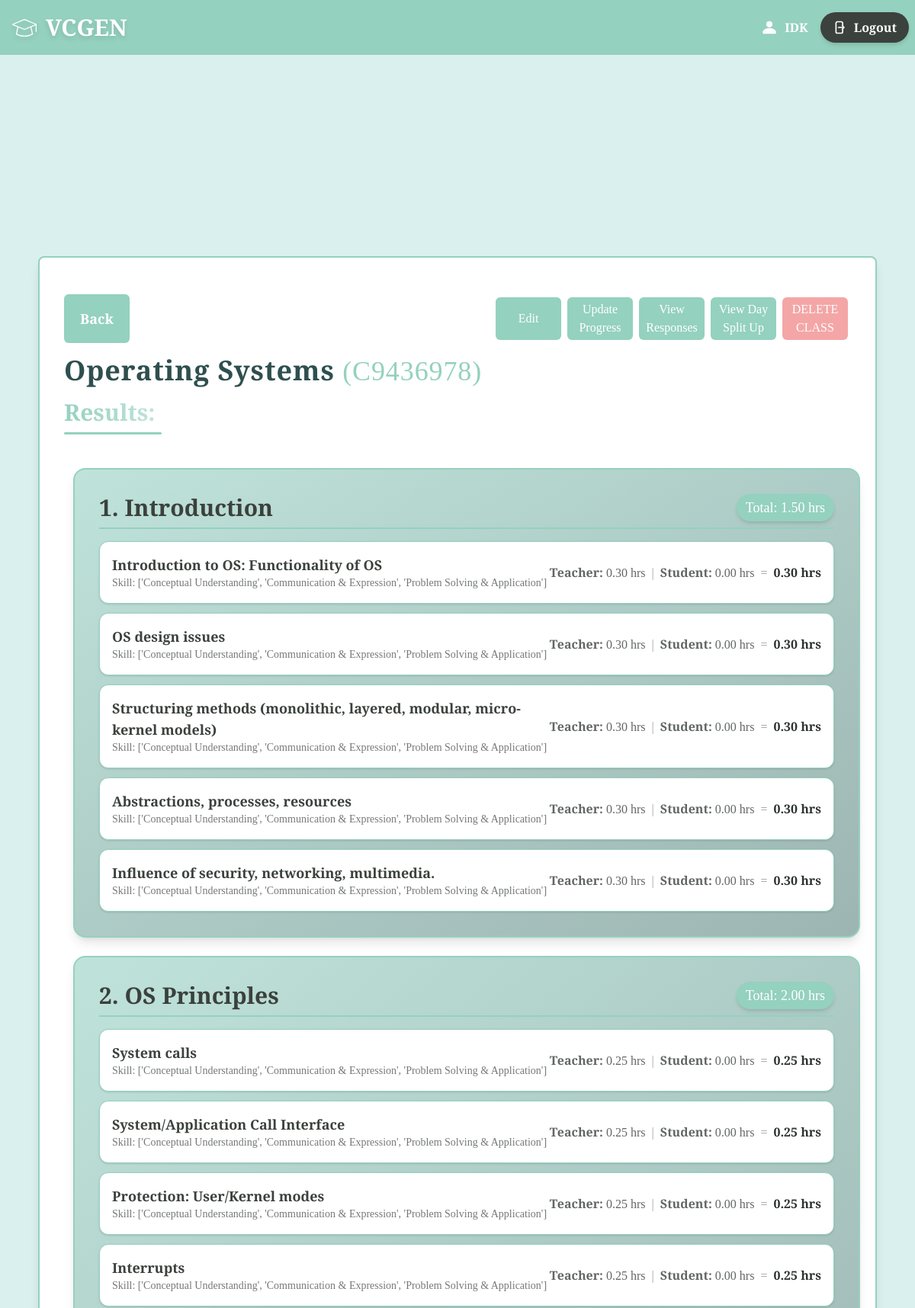
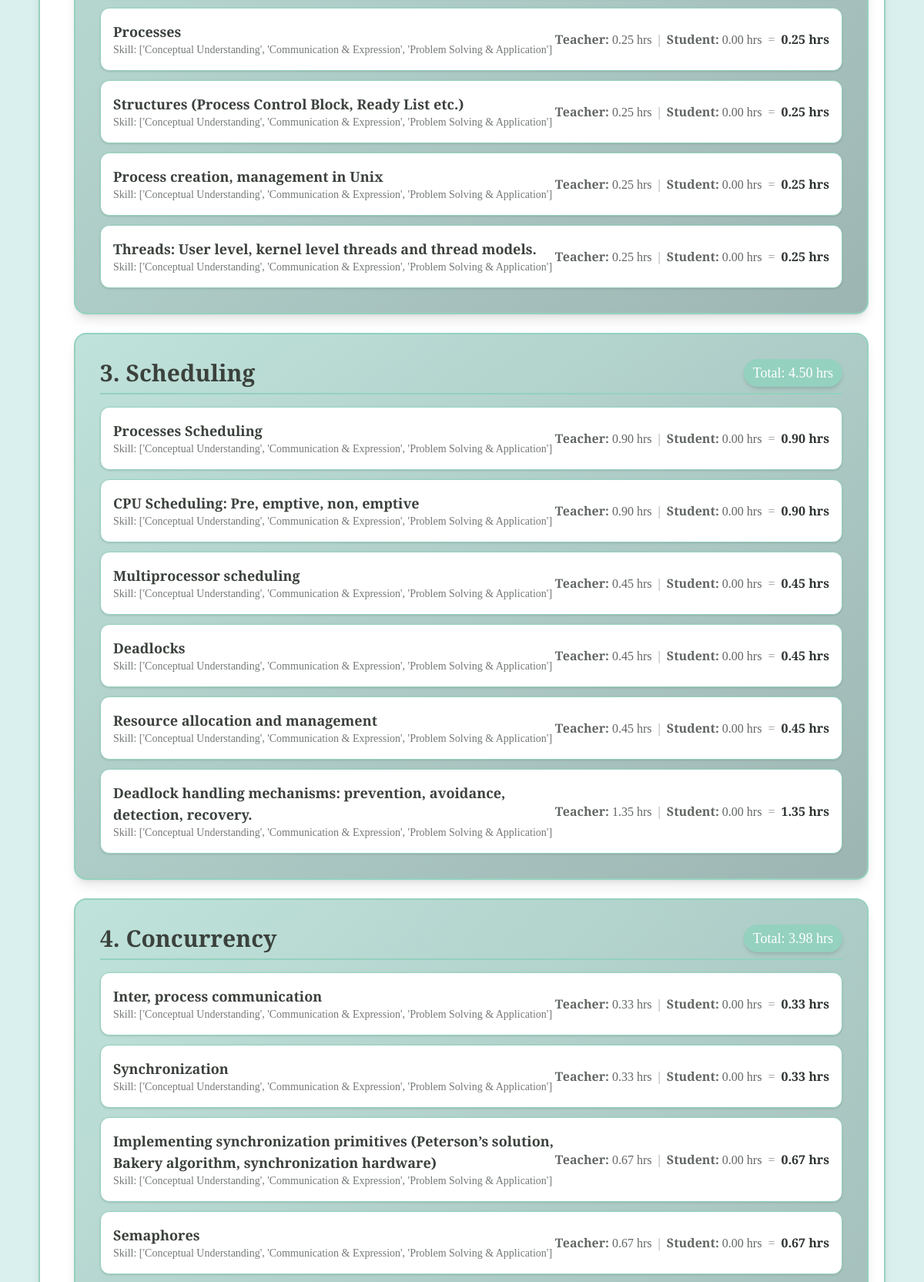
The page /results/C9436978 (signed in, upper part) on the database its author committed (2 pictures, top to bottom).
### main/models.py (models this page shows, shortened)
class Teacher(models.Model):
    teacher_id=models.CharField(max_length=8,primary_key=True)
    name=models.CharField(max_length=20)
    email=models.EmailField(null=False)
    password=models.CharField(null=False,max_length=128)

class Course(models.Model):
    course_id=models.CharField(max_length=8,primary_key=True)
    teacher=models.ForeignKey(Teacher,on_delete=models.CASCADE)
    name=models.CharField(max_length=20)
    hours=models.IntegerField()
    split=models.DecimalField(decimal_places=3,max_digits=10)
    accepting_response=models.BooleanField(default=True)

class Module(models.Model):
    module_id=models.CharField(max_length=8,primary_key=True)
    course=models.ForeignKey(Course,on_delete=models.CASCADE)
    hours=models.IntegerField()
    name=models.CharField(max_length=100)

class Topics(models.Model):
    topic_id=models.CharField(max_length=8,primary_key=True)
    module=models.ForeignKey(Module,on_delete=models.CASCADE)
    content=models.CharField(max_length=100)
    mapped_skill=models.JSONField()
    teacherweight=models.DecimalField(decimal_places=3,max_digits=10)
    studentweight=models.DecimalField(decimal_places=3,max_digits=10)

### main/views.py (the view)
# urls.py: path("results/<str:class_id>",views.results,name="results"),
def results(request,class_id):
    context={}
    if 'user' not in request.session:
        return redirect('login')
    else:
        context['name']=Teacher.objects.filter(teacher_id=request.session['user'])[0].name
    ourclass=Course.objects.filter(course_id=class_id)
    if len(ourclass)<1:
        return redirect('classes')
    else:
        ourclass=ourclass[0]
        data={}
        modules=Module.objects.filter(course=ourclass)
        class cusModule:
            def __init__(self,mod):
                self.mod=mod
                self.topicslist=[]
                self.modtime=0
            def addtopic(self,topic):
                self.topicslist.append(topic)
                self.modtime+=topic.time
        class cusTopic:
            def __init__(self,topic,teachertime,studenttime):
                self.topic=topic
                self.teachertime=teachertime
                self.studenttime=studenttime
                self.time=teachertime+studenttime
        ourmods=[]
        for mod in modules:
            newmod=cusModule(mod)
            for topic in Topics.objects.filter(module=mod):
                teachertime=round(topic.teacherweight*mod.hours*ourclass.split,2)
                studenttime=round(topic.studentweight*ourclass.hours*(100-(ourclass.split*100))/100,2)
                newtopic=cusTopic(topic,teachertime,studenttime)
                newmod.addtopic(newtopic)
            ourmods.append(newmod)
        context['cid']=class_id
        context['cname']=ourclass.name
        context['modules']= ourmods#modules
    return render(request,"main/results.html",context=context)

### main/templates/main/results.html (shortened to what this page needs)
{% extends "base.html" %}
{% block body %}
<div class="flex flex-col  items-center justify-center min-h-screen bg-[#daf0ee]">
    <div class="w-11/12 bg-white m-2 p-8 rounded-lg shadow-lg border-2 border-[#94d1be] flex flex-col">
        <div class="flex w-full flex-row justify-between py-4 h-1/6">
            <div class="w-1/2 flex">
                <button onclick="location.href = '/classes';" class="w-1/6 bg-[#94d1be] font-bold text-white text-lg p-3 rounded-md hover:bg-[#9db5b2] transition duration-300 hover:cursor-pointer">Back</button>
            </div>
            <div class="w-1/2 flex justify-end">
                <button onclick="location.href = '/settings/{{cid}}';" class="w-1/6 bg-[#94d1be] text-white p-3 rounded-md hover:bg-[#9db5b2] transition duration-300 hover:cursor-pointer m-1">Edit</button>
                <button onclick="location.href = '/updateprogress/{{cid}}';"class="w-1/6 bg-[#94d1be] text-white p-1 rounded-md hover:bg-[#9db5b2] transition duration-300 hover:cursor-pointer m-1">Update Progress</button>
                <button onclick="location.href = '/responses/{{cid}}';"class="w-1/6 bg-[#94d1be] text-white p-1 rounded-md hover:bg-[#9db5b2] transition duration-300 hover:cursor-pointer m-1">View Responses</button>
                <button onclick="location.href = '/dayplan/{{cid}}';" class="w-1/6 bg-[#94d1be] text-white p-1 rounded-md hover:bg-[#9db5b2] transition duration-300 hover:cursor-pointer m-1">View Day Split Up</button>
                <button onclick="location.href = '/deleteclass/{{cid}}';" class="w-1/6 bg-[#F4A6A6] text-white p-1 rounded-md hover:bg-[#9db5b2] transition duration-300 hover:cursor-pointer m-1">DELETE CLASS</button>
            </div>
        </div>
        <h2 class="text-left text-3xl md:text-4xl font-bold cusfont text-[#2f4f4f] mb-4 tracking-wide">
            {{ cname }}
            <span class="text-[#94d1be] font-medium">({{ cid }})</span>
        </h2>
        <h3 class="text-left text-2xl md:text-3xl font-semibold cusfont text-[#3b413c] mb-8 relative">
            <span class="bg-gradient-to-r from-[#94d1be] to-[#bfe3db] bg-clip-text text-transparent">
            </span>
            <div class="h-[3px] w-32 mt-2 bg-[#94d1be] rounded-full"></div>
        </h3>
        {% for mod in modules %}
        <div class="w-full p-6 md:p-8 rounded-2xl shadow-lg border-2 border-[#94d1be] bg-gradient-to-br from-[#bfe3db] to-[#9db5b2] text-[#3b413c] m-3 transition-all duration-300 hover:shadow-xl hover:scale-[1.01]">
            <div class="flex justify-between items-center border-b-2 border-[#94d1be] pb-2 mb-4">
                <h1 class="text-2xl md:text-3xl font-semibold cusfont">
                    {{ forloop.counter }}. {{ mod.mod.name }}
                </h1>
                <span class="text-lg font-medium bg-[#94d1be] text-white px-3 py-1 rounded-full shadow-md">
                    Total: {{ mod.modtime }} hrs
                </span>
            </div>
            <ul class="space-y-3">
                {% for topic in mod.topicslist %}
                <li class="p-4 rounded-xl shadow-sm border transition-all duration-300
                    {% if topic.teachertime == 0 and topic.studenttime == 0 %}
                        bg-[#e8e8e8] border-gray-300 opacity-60
                    {% else %}
                        bg-white border-[#94d1be] hover:bg-[#f3faf9]
                    {% endif %}">
                    <div class="flex flex-col md:flex-row justify-between md:items-center">
                        <div class="flex-1">
                            <p class="font-semibold text-lg flex items-center gap-2">
                                {{ topic.topic.content }}
                            </p>
                            <p class="text-sm text-[#3b413c]/70">Skill:
                                <span class="font-medium">{{ topic.topic.mapped_skill }}</span>
                            </p>
                        </div>
                        <div class="mt-2 md:mt-0 text-sm md:text-base text-[#3b413c]/80">
                            {% if topic.teachertime == 0 and topic.studenttime == 0 %}
                                <span class="text-gray-500 italic">Completed — hours redistributed</span>
                            {% else %}
                                <span class="font-semibold">Teacher:</span> {{ topic.teachertime }} hrs
                                <span class="mx-1 text-[#3b413c]/50">|</span>
                                <span class="font-semibold">Student:</span> {{ topic.studenttime }} hrs
                                <span class="mx-1 text-[#3b413c]/50">=</span>
                                <span class="font-bold text-[#2e3430]">{{ topic.time }} hrs</span>
                            {% endif %}
                        </div>
                    </div>
                </li>
                {% endfor %}
            </ul>
        </div>
        {% endfor %}
    </div>
</div>
{% endblock %}

### main/templates/main/base.html (shortened to what this page needs)
<html>
    <head>
        {%load static%}
        <script src="https://cdn.jsdelivr.net/npm/@tailwindcss/browser@4"></script>
    </head>
    <body class="bg-[#daf0ee] text-[#3b413c] cusfont flex flex-col">
        <header class="bg-[#94d1be] text-white text-l font-bold py-4 text-center w-full flex flex-row justify-between">
            <div class="flex items-center space-x-3 hover:scale-105 transition-all duration-300 ease-in-out drop-shadow-md ml-4 hover:cursor-pointer" onclick="location.href='/'">
                {% load static %}
                <img src="{% static 'main/education-svg.svg' %}" class="h-8" alt="logo"/>
                <h1
                    class="text-3xl">
                    VCGEN
                </h1>
            </div>
            {% if name %}
            <div class="flex flex-row items-center">
                {%load static%}
                <img src="{% static 'main/person-svg.svg' %}" class="h-6" alt="profile picture"/>
                <h1 class="m-2">{{name}}  </h1>
                <button onclick="location.href='/';"
                    class="mx-2 flex items-center gap-2 px-4 py-2 bg-[#3b413c] text-white font-semibold rounded-full shadow-md
                        hover:bg-[#2e3430] hover:scale-105 transition-all duration-300 ease-in-out hover:cursor-pointer">
                    Logout
                </button>
            </div>
            {% else %}
            <h1 onclick="location.href = '/';" class="px-1"></h1>
            {% endif %}
        </header>
        {% block body %}
        {% endblock %}
    </body>
</html>

### main/templates/main/base.html (style rules this page uses)
.cusfont { font-family: "Playfair Display", serif; font-optical-sizing: auto; }

### rows shown on the page
Teacher: name "IDK"
Course: name "Operating Systems"
Module: mod.name "Introduction"
Topics: topic.content "Introduction to OS: Functionality of OS", topic.mapped_skill "['Conceptual Understanding', 'Communication & Expression', 'Problem Solving & Application']"
Topics: topic.content "OS design issues", topic.mapped_skill "['Conceptual Understanding', 'Communication & Expression', 'Problem Solving & Application']"
Topics: topic.content "Structuring methods (monolithic, layered, modular, micro-kernel models)", topic.mapped_skill "['Conceptual Understanding', 'Communication & Expression', 'Problem Solving & Application']"
Topics: topic.content "Abstractions, processes, resources", topic.mapped_skill "['Conceptual Understanding', 'Communication & Expression', 'Problem Solving & Application']"
Topics: topic.content "Influence of security, networking, multimedia.", topic.mapped_skill "['Conceptual Understanding', 'Communication & Expression', 'Problem Solving & Application']"
Module: mod.name "OS Principles"
Topics: topic.content "System calls", topic.mapped_skill "['Conceptual Understanding', 'Communication & Expression', 'Problem Solving & Application']"
Topics: topic.content "System/Application Call Interface", topic.mapped_skill "['Conceptual Understanding', 'Communication & Expression', 'Problem Solving & Application']"
Topics: topic.content "Protection: User/Kernel modes", topic.mapped_skill "['Conceptual Understanding', 'Communication & Expression', 'Problem Solving & Application']"
Topics: topic.content "Interrupts", topic.mapped_skill "['Conceptual Understanding', 'Communication & Expression', 'Problem Solving & Application']"
Topics: topic.content "Processes", topic.mapped_skill "['Conceptual Understanding', 'Communication & Expression', 'Problem Solving & Application']"
Topics: topic.content "Structures (Process Control Block, Ready List etc.)", topic.mapped_skill "['Conceptual Understanding', 'Communication & Expression', 'Problem Solving & Application']"
Topics: topic.content "Process creation, management in Unix", topic.mapped_skill "['Conceptual Understanding', 'Communication & Expression', 'Problem Solving & Application']"
Topics: topic.content "Threads: User level, kernel level threads and thread models.", topic.mapped_skill "['Conceptual Understanding', 'Communication & Expression', 'Problem Solving & Application']"
Module: mod.name "Scheduling"
Topics: topic.content "Processes Scheduling", topic.mapped_skill "['Conceptual Understanding', 'Communication & Expression', 'Problem Solving & Application']"
Topics: topic.content "CPU Scheduling: Pre, emptive, non, emptive", topic.mapped_skill "['Conceptual Understanding', 'Communication & Expression', 'Problem Solving & Application']"
Topics: topic.content "Multiprocessor scheduling", topic.mapped_skill "['Conceptual Understanding', 'Communication & Expression', 'Problem Solving & Application']"
Topics: topic.content "Deadlocks", topic.mapped_skill "['Conceptual Understanding', 'Communication & Expression', 'Problem Solving & Application']"
Topics: topic.content "Resource allocation and management", topic.mapped_skill "['Conceptual Understanding', 'Communication & Expression', 'Problem Solving & Application']"
Topics: topic.content "Deadlock handling mechanisms: prevention, avoidance, detection, recovery.", topic.mapped_skill "['Conceptual Understanding', 'Communication & Expression', 'Problem Solving & Application']"
Module: mod.name "Concurrency"
Topics: topic.content "Inter, process communication", topic.mapped_skill "['Conceptual Understanding', 'Communication & Expression', 'Problem Solving & Application']"
Topics: topic.content "Synchronization", topic.mapped_skill "['Conceptual Understanding', 'Communication & Expression', 'Problem Solving & Application']"
Topics: topic.content "Implementing synchronization primitives (Peterson’s solution, Bakery algorithm, synchronization hardware)", topic.mapped_skill "['Conceptual Understanding', 'Communication & Expression', 'Problem Solving & Application']"
Topics: topic.content "Semaphores", topic.mapped_skill "['Conceptual Understanding', 'Communication & Expression', 'Problem Solving & Application']"

### other values the page prints
{{ cid }} "C9436978"
{{ mod.modtime }} "1.50" "2.00" "4.50" "3.98"
{{ topic.teachertime }} "0.30" "0.30" "0.30" "0.30" "0.30" "0.25" "0.25" "0.25" "0.25" "0.25" "0.25" "0.25" "0.25" "0.90" "0.90" "0.45" "0.45" "0.45" "1.35" "0.33" "0.33" "0.67" "0.67"
{{ topic.studenttime }} "0.00" "0.00" "0.00" "0.00" "0.00" "0.00" "0.00" "0.00" "0.00" "0.00" "0.00" "0.00" "0.00" "0.00" "0.00" "0.00" "0.00" "0.00" "0.00" "0.00" "0.00" "0.00" "0.00"
{{ topic.time }} "0.30" "0.30" "0.30" "0.30" "0.30" "0.25" "0.25" "0.25" "0.25" "0.25" "0.25" "0.25" "0.25" "0.90" "0.90" "0.45" "0.45" "0.45" "1.35" "0.33" "0.33" "0.67" "0.67"
